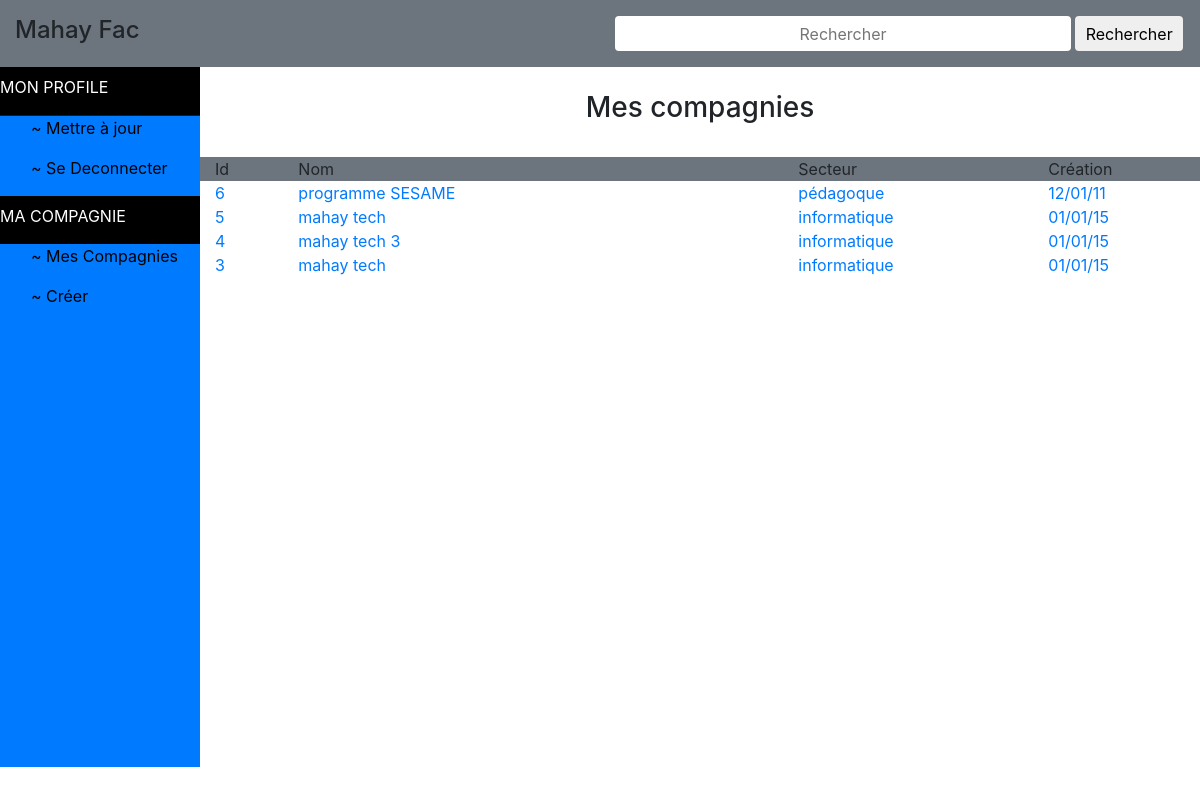
The app's page /company/ (signed in) with its own data.
### app/models.py (models this page shows)
class Company(models.Model):
    name = models.CharField(max_length=50)
    picture = models.FileField(upload_to='static/media/images/company/')
    status = models.CharField(max_length=50)
    number = models.CharField(max_length=15)
    sector = models.CharField(max_length=50)
    creating_date = models.CharField(max_length=50)
    address = models.CharField(max_length=50)
    mail = models.EmailField(max_length=50)
    tel = models.IntegerField()
    website = models.CharField(max_length=50)
    salary_number = models.IntegerField(max_length=15)
    author = models.IntegerField(null=True)

### app/views.py (the view, shortened to what this page needs)
# urls.py: re_path(r'^company/', app.views.my_company, name='my_company'),
def my_company(request):
    session_id = request.session['id']
    companies = 'None'
    try:
        if request.GET:
            if 'update' in request.GET:
                id = request.GET['update']
                company = Company.objects.get(id=id)
                return render(request, 'tab/my_company_update.html', locals())
        else:
            company = Company.objects.filter(author=session_id).order_by('id').reverse()
            companies = company
    except Company.DoesNotExist:
        pass
    return render(request, 'tab/my_company.html', locals())

### app/templates/tab/my_company.html (shortened to what this page needs)
{% extends 'base.html' %}
{% block content %}
<div class="col-10">
    <div class="row mt-4 justify-content-center">
        <h3>
            Mes compagnies
        </h3>
    </div>
    <div class="row mt-4 bg-secondary">
        <div class="col-1">
            Id
        </div>
        <div class="col-6">
            Nom
        </div>
        <div class="col-3">
            Secteur
        </div>
        <div class="col-2">
            Création
        </div>
    </div>
        {% for company in companies %}
            <a href="http://localhost:8000/check/?company={{ company.id }}">
                <div class="row">
                    <div class="col-1">
                        {{ company.id }}
                    </div>
                    <div class="col-6">
                        {{ company.name }}
                    </div>
                    <div class="col-3">
                        {{ company.sector }}
                    </div>
                    <div class="col-2">
                        {{ company.creating_date }}
                    </div>
                    </div>
            </a>
            {% endfor %}
</div>
{% endblock %}

### app/templates/base.html (shortened to what this page needs)
<!DOCTYPE html>
{% load static %}
<html>
    <head>
        <link rel="stylesheet" href="{% static 'css/bootstrap.css' %}">
        <link rel="stylesheet" href="{% static 'css/style.css' %}">
    </head>
    <body style="height:100%">
        <div class="container-fluid">
            <div class="row pt-3 bg-secondary ">
                <div class="col-2 float-left">
                    <h4>
                        Mahay Fac
                    </h4>
                </div>
                <div class="col-4">
                </div>
                <div class="d-flex align-items-end col-6 pb-3">
                    <input type="text" name="search" placeholder="Rechercher" class="rounded" style="
                    background-color:white;border:none;height:35px;width:80%;text-align:center
                    ">
                    <input type="submit" value="Rechercher" style="border:none;height:35px;width:19%;min-width:100px" class="ml-1 rounded">
                </div>
            </div>
            <div class="row" style="height:100%">
                <div class="col-2 bg-primary" style="height:700px">
                    <a href="{% url 'profile' %}" style="text-decoration:none">
                        <div class="row pt-2" style="background-color:black;border-bottom:1px solid blue">
                                <p style="color:white;">  MON PROFILE</p>
                        </div>
                    </a>
                    <a href="http://localhost:8000/profile/?update={{ session_id }}" style="text-decoration:none;color:black">
                        <p class="ml-3">
                            ~ Mettre à jour
                        </p>
                    </a>
                    <a href="http://localhost:8000/profile/?logout={{ session_id }}" style="text-decoration:none;color:black">
                        <p class="ml-3">
                            ~ Se Deconnecter
                        </p>
                    </a>
                    <a href="{% url 'my_company' %}" style="text-decoration:none">
                        <div class="row pt-2" style="background-color:black">
                                <p style="color:white;">  MA COMPAGNIE</p>
                        </div>
                    </a>
                    <a href="{% url 'my_company' %}" style="text-decoration:none;color:black">
                        <p class="ml-3">
                            ~ Mes Compagnies
                        </p>
                    </a>
                    <a href="{% url 'create_company' %}" style="text-decoration:none;color:black">
                        <p class="ml-3">
                            ~ Créer
                        </p>
                    </a>
                </div>
                {% block content %}
                {% endblock %}
            </div>
        </div>
    </body>
</html>

### app/static/css/style.css (style rules this page uses)
a { text-decoration: none; }

### records on screen
Company: id "6", name "programme SESAME", sector "pédagoque", creating_date "12/01/11"
Company: id "5", name "mahay tech", sector "informatique", creating_date "01/01/15"
Company: id "4", name "mahay tech 3", sector "informatique", creating_date "01/01/15"
Company: id "3", name "mahay tech", sector "informatique", creating_date "01/01/15"
